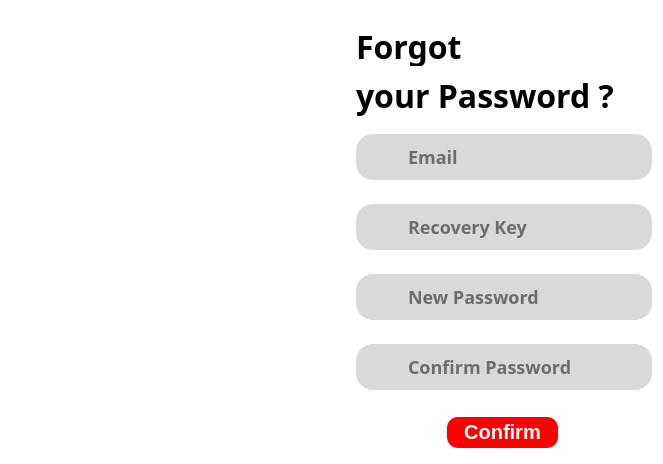
<?xml version="1.0" encoding="UTF-8"?>
<ui version="4.0">
 <class>CreaterForgotPassword</class>
 <widget class="QDialog" name="CreaterForgotPassword">
  <property name="geometry">
   <rect>
    <x>0</x>
    <y>0</y>
    <width>663</width>
    <height>464</height>
   </rect>
  </property>
  <property name="windowTitle">
   <string>Dialog</string>
  </property>
  <property name="styleSheet">
   <string notr="true">background-color: rgb(255, 255, 255);</string>
  </property>
  <widget class="QLabel" name="background">
   <property name="geometry">
    <rect>
     <x>-5</x>
     <y>101</y>
     <width>312</width>
     <height>260</height>
    </rect>
   </property>
   <property name="styleSheet">
    <string notr="true">background-color: rgba(255, 0, 0, 0);
</string>
   </property>
   <property name="text">
    <string/>
   </property>
  </widget>
  <widget class="QLineEdit" name="rkey">
   <property name="geometry">
    <rect>
     <x>356</x>
     <y>204</y>
     <width>296</width>
     <height>46</height>
    </rect>
   </property>
   <property name="styleSheet">
    <string notr="true">border-radius: 17px;
background-color: #D9D9D9;
color: (127, 127, 127, 0.83);
font-weight: bold;
font-size: 18px;
font-family: PT Sans;
padding-left: 50px;</string>
   </property>
   <property name="placeholderText">
    <string>Recovery Key</string>
   </property>
  </widget>
  <widget class="QLabel" name="label">
   <property name="geometry">
    <rect>
     <x>364</x>
     <y>394</y>
     <width>271</width>
     <height>20</height>
    </rect>
   </property>
   <property name="styleSheet">
    <string notr="true">color: red;</string>
   </property>
   <property name="text">
    <string/>
   </property>
  </widget>
  <widget class="QLineEdit" name="cpassword">
   <property name="geometry">
    <rect>
     <x>356</x>
     <y>344</y>
     <width>296</width>
     <height>46</height>
    </rect>
   </property>
   <property name="styleSheet">
    <string notr="true">border-radius: 17px;
background-color: #D9D9D9;
color: (127, 127, 127, 0.83);
font-weight: bold;
font-size: 18px;
font-family: PT Sans;
padding-left: 50px;</string>
   </property>
   <property name="placeholderText">
    <string>Confirm Password</string>
   </property>
  </widget>
  <widget class="QLabel" name="confirmlogo">
   <property name="geometry">
    <rect>
     <x>368</x>
     <y>354</y>
     <width>19</width>
     <height>25</height>
    </rect>
   </property>
   <property name="styleSheet">
    <string notr="true">background-color: rgba(255, 0, 0, 0);</string>
   </property>
   <property name="text">
    <string/>
   </property>
  </widget>
  <widget class="QLineEdit" name="email">
   <property name="geometry">
    <rect>
     <x>356</x>
     <y>134</y>
     <width>296</width>
     <height>46</height>
    </rect>
   </property>
   <property name="styleSheet">
    <string notr="true">border-radius: 17px;
background-color: #D9D9D9;
color: (127, 127, 127, 0.83);
font-weight: bold;
font-size: 18px;
font-family: PT Sans;
padding-left: 50px;</string>
   </property>
   <property name="placeholderText">
    <string>Email</string>
   </property>
  </widget>
  <widget class="QLineEdit" name="NewPassword">
   <property name="geometry">
    <rect>
     <x>356</x>
     <y>274</y>
     <width>296</width>
     <height>46</height>
    </rect>
   </property>
   <property name="styleSheet">
    <string notr="true">border-radius: 17px;
background-color: #D9D9D9;
color: (127, 127, 127, 0.83);
font-weight: bold;
font-size: 18px;
font-family: PT Sans;
padding-left: 50px;</string>
   </property>
   <property name="placeholderText">
    <string>New Password</string>
   </property>
  </widget>
  <widget class="QLabel" name="newlogo">
   <property name="geometry">
    <rect>
     <x>368</x>
     <y>284</y>
     <width>19</width>
     <height>25</height>
    </rect>
   </property>
   <property name="styleSheet">
    <string notr="true">background-color: rgba(255, 0, 0, 0);</string>
   </property>
   <property name="text">
    <string/>
   </property>
  </widget>
  <widget class="QLabel" name="label_3">
   <property name="geometry">
    <rect>
     <x>356</x>
     <y>74</y>
     <width>295</width>
     <height>43</height>
    </rect>
   </property>
   <property name="styleSheet">
    <string notr="true">color: black;
font-weight: bold;
font-size: 32px;
font-family: PT Sans;</string>
   </property>
   <property name="text">
    <string>your Password ?</string>
   </property>
  </widget>
  <widget class="QLabel" name="label_2">
   <property name="geometry">
    <rect>
     <x>356</x>
     <y>26</y>
     <width>121</width>
     <height>40</height>
    </rect>
   </property>
   <property name="styleSheet">
    <string notr="true">color: black;
font-weight: bold;
font-size: 32px;
font-family: PT Sans;</string>
   </property>
   <property name="text">
    <string>Forgot</string>
   </property>
  </widget>
  <widget class="QPushButton" name="pushButton">
   <property name="geometry">
    <rect>
     <x>447</x>
     <y>417</y>
     <width>111</width>
     <height>31</height>
    </rect>
   </property>
   <property name="styleSheet">
    <string notr="true">QLabel, QPushButton {
    background-color: red;
    border-radius: 11px;
    font-weight: bold;
    font-family: &quot;Poppins&quot;;
    color: white;
    font-size: 20px;
    padding-bottom: 2px;
}

QLabel:hover, QPushButton:hover {
    background-color: white;
    color: red;
}
</string>
   </property>
   <property name="text">
    <string>Confirm</string>
   </property>
  </widget>
  <widget class="QLabel" name="emaillogo">
   <property name="geometry">
    <rect>
     <x>365</x>
     <y>144</y>
     <width>28</width>
     <height>28</height>
    </rect>
   </property>
   <property name="styleSheet">
    <string notr="true">background-color: rgba(255, 0, 0, 0);</string>
   </property>
   <property name="text">
    <string/>
   </property>
  </widget>
  <widget class="QLabel" name="recoverylogo">
   <property name="geometry">
    <rect>
     <x>365</x>
     <y>214</y>
     <width>26</width>
     <height>22</height>
    </rect>
   </property>
   <property name="styleSheet">
    <string notr="true">background-color: rgba(255, 0, 0, 0);</string>
   </property>
   <property name="text">
    <string/>
   </property>
  </widget>
 </widget>
 <resources/>
 <connections/>
</ui>
